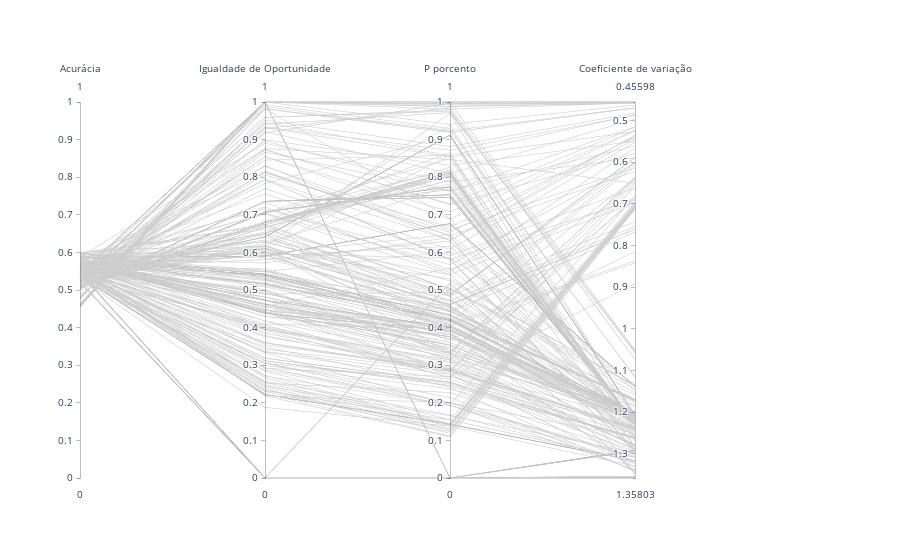

Write notebook code for a chart like this one.
### Code cell
layout = go.Layout({"showlegend": False},
    paper_bgcolor='rgba(0,0,0,0)',
    plot_bgcolor='rgba(0,0,0,0)',
    xaxis = {'visible': False},
    yaxis = {'visible': False},
    xaxis1=dict(domain=[0, 1/4-0.1],anchor='x1',visible=False, range=[0,500]),
    xaxis2=dict(domain=[1/4, 2/4-0.1],anchor='x2',visible=False, range=[0,500]),
    xaxis3=dict(domain=[2/4, 3/4-0.1],anchor='x3',visible=False, range=[0,500]),
    xaxis4=dict(domain=[3/4, 1-0.1],anchor='x4',visible=False, range=[0,500]),
    xaxis5=dict(domain=[0, 3/4],anchor='x5',visible=False, range=[0,500])
)

fig = go.Figure(layout = layout)#, layout_yaxis_range=[0.4,0.8], layout_xaxis_range=[0,1500])

fig.add_trace(go.Parcoords(
        line = dict(color = "#cecece"),
        dimensions = list([
            dict(range = [0.0,1],
                label = 'Acurácia', values = m_out['Acurácia']),
            dict(range = [0,1],
                label = 'Igualdade de Oportunidade', values = m_out['Igualdade de Oportunidade']),
            dict(range = [0,1],
                label = 'P porcento', values = m_out['P porcento']),
            dict(range = [metrics_all['Coeficiente de variação'].max(),metrics_all['Coeficiente de variação'].min()],
                label = 'Coeficiente de variação', values = m_out['Coeficiente de variação']),
        ]),
    domain = {'x': (0, 3/4)}
    ))

fig.show()

### Figure 1 — Plotly figure (JSON) as saved in the notebook; plotly's stock layout.template omitted (floating-point values rounded to 4 significant figures; data arrays with more than 128 entries replaced by an {"elided": "..."} marker saying what was removed)
{"data": [{"dimensions": [{"label": "Acurácia", "range": [0, 1], "values": {"elided": "645 float values"}}, {"label": "Igualdade de Oportunidade", "range": [0, 1], "values": {"elided": "645 float values"}}, {"label": "P porcento", "range": [0, 1], "values": {"elided": "645 float values"}}, {"label": "Coeficiente de variação", "range": [1.358, 0.456], "values": {"elided": "645 float values"}}], "domain": {"x": [0, 0.75]}, "line": {"color": "#cecece"}, "type": "parcoords"}], "layout": {"paper_bgcolor": "rgba(0,0,0,0)", "plot_bgcolor": "rgba(0,0,0,0)", "showlegend": false, "xaxis": {"anchor": "x", "domain": [0, 0.15], "range": [0, 500], "visible": false}, "xaxis2": {"anchor": "x2", "domain": [0.25, 0.4], "range": [0, 500], "visible": false}, "xaxis3": {"anchor": "x3", "domain": [0.5, 0.65], "range": [0, 500], "visible": false}, "xaxis4": {"anchor": "x4", "domain": [0.75, 0.9], "range": [0, 500], "visible": false}, "xaxis5": {"anchor": "x5", "domain": [0, 0.75], "range": [0, 500], "visible": false}, "yaxis": {"visible": false}}}
